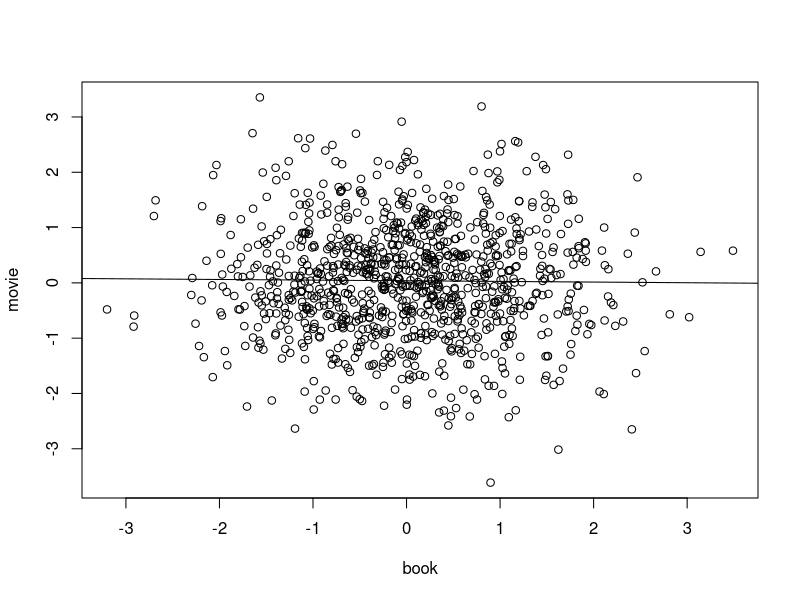
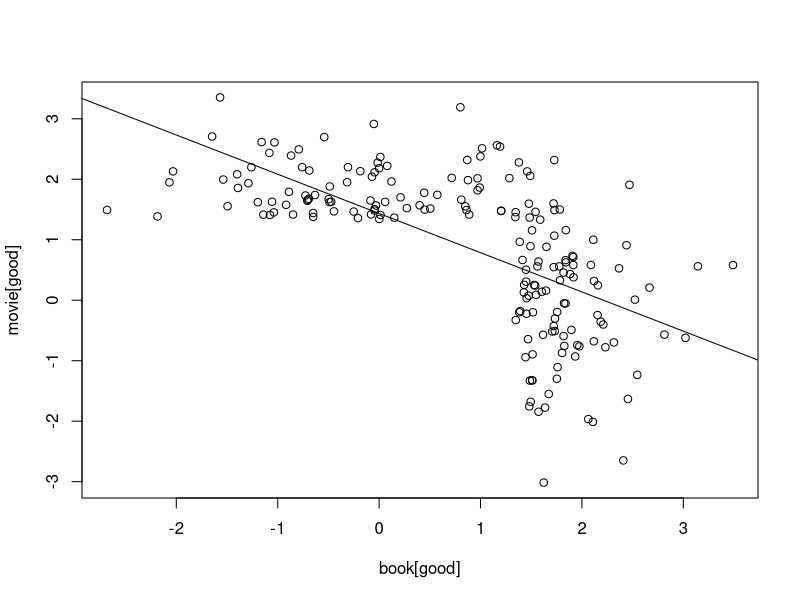

Recreate these plots in R, in order.
set.seed(2021)
pdf("images/chapter_6/berkson1.pdf", width=4, height=4)
n  <- 1000
book  <- rnorm(n)
movie <- rnorm(n)
plot(book, movie) # plot all the books and movies
abline(lm(movie~book))
dev.off()

pdf("images/chapter_6/berkson2.pdf", width=4, height=4)
good.b <- book > quantile(book, 0.9)
good.m <- movie > quantile(movie, 0.9)
good  <- good.b | good.m
plot(book[good], movie[good]) # plot only the good books or good movies
abline(lm(movie[good]~book[good]))
dev.off()

cat("Correlation between all books and movies:",
    cor(book, movie), "\n")
cat("Correlation between good books and good movies:",
    cor(book[good], movie[good]), "\n")
